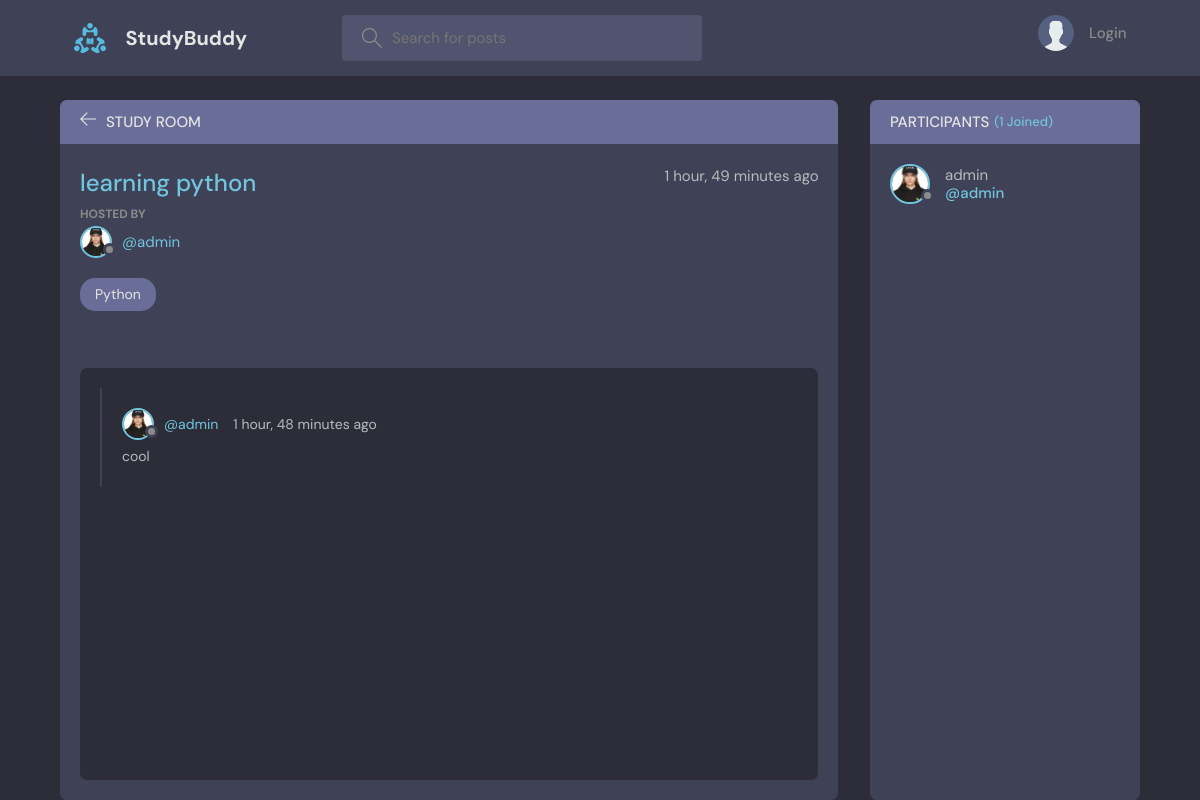
The app's page /room/1/, older data.
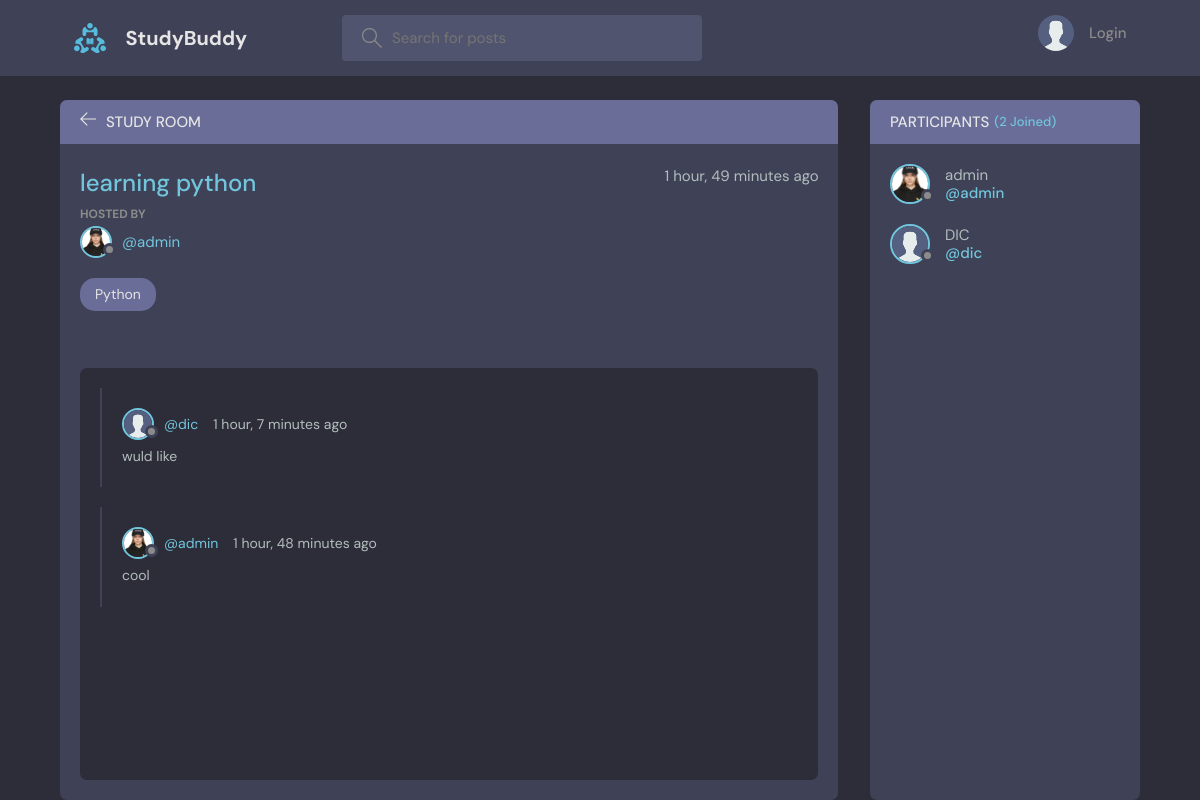
The same page, newer data.
### base/models.py (models this page shows, shortened)
class Room(models.Model):
  host = models.ForeignKey(User, on_delete=models.SET_NULL, null=True)
  topic = models.ForeignKey(Topic, on_delete=models.SET_NULL, null=True)
  name = models.CharField(max_length=20)
  description = models.TextField(null=True, blank=True)
  participants = models.ManyToManyField(User, related_name='participants', blank=True)
  updated = models.DateTimeField(auto_now=True)
  created = models.DateTimeField(auto_now_add=True)
  class Meta:
    ordering = ['-updated', '-created']

class User(AbstractUser):
  name=models.CharField(max_length=200, null=True)
  email=models.EmailField(unique=True, null=True)
  bio = models.TextField(null=True)
  avatar=models.ImageField(null=True,default='avatar.svg')
  USERNAME_FIELD = 'email'
  REQUIRED_FIELDS = []

class Topic(models.Model):
  name = models.CharField(max_length=200)
  def __str__(self):
      return self.name

class Message(models.Model):
  user = models.ForeignKey(User, on_delete=models.CASCADE)
  room = models.ForeignKey(Room, on_delete=models.CASCADE)
  body = models.TextField()
  updated = models.DateTimeField(auto_now=True)
  created = models.DateTimeField(auto_now_add=True)
  class Meta:
    ordering = ['-updated', '-created']

### base/views.py (the view, shortened to what this page needs)
# urls.py: path('room/<str:pk>/', views.room, name='room'),
def room(request, pk):
    room = Room.objects.get(id=pk)
    room_messages = room.message_set.all().order_by('-created')
    participants = room.participants.all()
    context={'room':room ,'room_messages':room_messages, 'participants':participants}
    return render(request, 'base/room.html',context)

### base/templates/base/room.html (shortened to what this page needs)
{% extends 'main.html' %}
{% block content %}
<main class="profile-page layout layout--2">
  <div class="container">
    <div class="room">
      <div class="room__top">
        <div class="room__topLeft">
          <a href="{% url 'home' %}">
            <svg version="1.1" xmlns="http://www.w3.org/2000/svg" width="32" height="32" viewBox="0 0 32 32">
              <title>arrow-left</title>
              <path
                d="M13.723 2.286l-13.723 13.714 13.719 13.714 1.616-1.611-10.96-10.96h27.625v-2.286h-27.625l10.965-10.965-1.616-1.607z">
              </path>
            </svg>
          </a>
          <h3>Study Room</h3>
        </div>
      </div>
      <div class="room__box scroll">
        <div class="room__header scroll">
          <div class="room__info">
            <h3>{{room.name}}</h3>
            <span>{{room.created|timesince}} ago</span>
          </div>
          <div class="room__hosted">
            <p>Hosted By</p>
            <a href="{% url 'user-profile' room.host.id %}" class="room__author">
              <div class="avatar avatar--small">
                <img src="{{room.host.avatar.url}}" />
              </div>
              <span>@{{room.host.username}}</span>
            </a>
          </div>
          <span class="room__topics">{{room.topic}}</span>
        </div>
        <div class="room__conversation">
          <div class="threads scroll">
            {% for message in room_messages %}
            <div class="thread">
              <div class="thread__top">
                <div class="thread__author">
                  <a href="{% url 'user-profile' message.user.id %}" class="thread__authorInfo">
                    <div class="avatar avatar--small">
                      <img src="{{message.user.avatar.url}}" />
                    </div>
                    <span>@{{message.user.username}}</span>
                  </a>
                  <span class="thread__date">{{message.created|timesince}} ago</span>
                </div>
              </div>
              <div class="thread__details">
                {{message.body}}
              </div>
            </div>
            {% endfor %}
          </div>
        </div>
      </div>
    </div>
    <div class="participants">
      <h3 class="participants__top">Participants <span>({{participants.count}} Joined)</span></h3>
      <div class="participants__list scroll">
        {% for user in participants %}
        <a href="{%  url 'user-profile' user.id %}" class="participant">
          <div class="avatar avatar--medium">
            <img src="{{user.avatar.url}}" />
          </div>
          <p>
            {{user.name}}
            <span>@{{user.username}}</span>
          </p>
        </a>
        {% endfor %}
      </div>
    </div>
  </div>
</main>
{% endblock content %}

### templates/main.html (shortened to what this page needs)
<!DOCTYPE html>
{% load static %}
<html>
  <head>
    <link rel="stylesheet" type='text/css' media='screen' href="{% static 'style/style.css'%}">
  </head>
  <body>
    {% include 'navbar.html' %}
    {% block content  %}
    {% endblock  %}
  </body>
</html>

### templates/navbar.html (shortened to what this page needs)
{% load static %}
<header class="header header--loggedIn">
    <div class="container">
        <a href="{% url 'home' %}" class="header__logo">
            <img src="{% static 'images/logo.svg' %}" />
            <h1>StudyBuddy</h1>
        </a>
        <form class="header__search" method="GET" action="{% url 'home' %}">
            <label>
                <input name="q" placeholder="Search for posts" />
            </label>
        </form>
        <nav class="header__menu">
            {% if request.user.is_authenticated %}
            <div class="header__user">
                <a href="{% url 'update_user' %}">
                    <div class="avatar avatar--medium active">
                        <img src="{{request.user.avatar.url}}" />
                    </div>
                    <p>{{request.user.username}} <span>@{{request.user.username}}</span></p>
                </a>
                <button class="dropdown-button">
                    <svg version="1.1" xmlns="http://www.w3.org/2000/svg" width="32" height="32" viewBox="0 0 32 32">
                        <title>chevron-down</title>
                        <path d="M16 21l-13-13h-3l16 16 16-16h-3l-13 13z"></path>
                    </svg>
                </button>
            </div>
            {% else %}
            <a href="{% url 'login' %}">
                <img src="{% static 'images/avatar.svg' %}" />
                <p>Login</p>
            </a>
            {% endif %}
        </nav>
    </div>
</header>

Row changes from the older to the newer data that the page shows:
added Message: user.avatar (placeholder picture), user.username "dic", created "1 hour, 7 minutes", body "wuld like"
added User: avatar (placeholder picture), name "DIC", username "dic"
Text that changed along with them:
{{ participants.count }}: "1" → "2"
